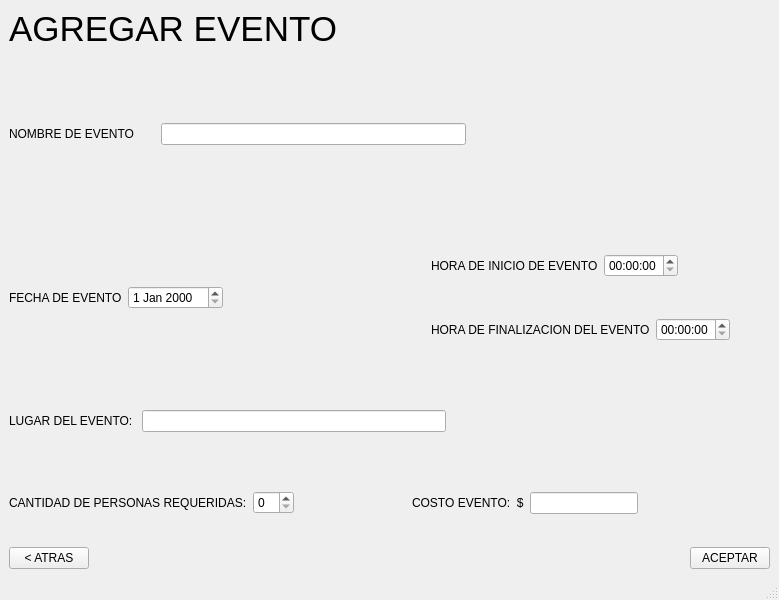
<?xml version="1.0" encoding="UTF-8"?>
<ui version="4.0">
 <class>MainWindow</class>
 <widget class="QMainWindow" name="MainWindow">
  <property name="geometry">
   <rect>
    <x>0</x>
    <y>0</y>
    <width>779</width>
    <height>600</height>
   </rect>
  </property>
  <property name="windowTitle">
   <string>MainWindow</string>
  </property>
  <widget class="QWidget" name="centralwidget">
   <layout class="QHBoxLayout" name="horizontalLayout_2">
    <item>
     <layout class="QVBoxLayout" name="verticalLayout_4">
      <item>
       <layout class="QVBoxLayout" name="verticalLayout">
        <item>
         <layout class="QHBoxLayout" name="horizontalLayout_7">
          <item>
           <widget class="QLabel" name="label">
            <property name="font">
             <font>
              <pointsize>26</pointsize>
             </font>
            </property>
            <property name="text">
             <string>AGREGAR EVENTO</string>
            </property>
           </widget>
          </item>
         </layout>
        </item>
       </layout>
      </item>
      <item>
       <layout class="QVBoxLayout" name="verticalLayout_2">
        <item>
         <layout class="QHBoxLayout" name="horizontalLayout_6">
          <item>
           <widget class="QLabel" name="label_2">
            <property name="text">
             <string>NOMBRE DE EVENTO</string>
            </property>
           </widget>
          </item>
          <item>
           <spacer name="verticalSpacer">
            <property name="orientation">
             <enum>Qt::Vertical</enum>
            </property>
            <property name="sizeHint" stdset="0">
             <size>
              <width>20</width>
              <height>40</height>
             </size>
            </property>
           </spacer>
          </item>
          <item>
           <widget class="QLineEdit" name="lineEdit"/>
          </item>
          <item>
           <spacer name="horizontalSpacer">
            <property name="orientation">
             <enum>Qt::Horizontal</enum>
            </property>
            <property name="sizeHint" stdset="0">
             <size>
              <width>40</width>
              <height>20</height>
             </size>
            </property>
           </spacer>
          </item>
         </layout>
        </item>
        <item>
         <layout class="QHBoxLayout" name="horizontalLayout_4">
          <item>
           <layout class="QHBoxLayout" name="horizontalLayout_8">
            <item>
             <widget class="QLabel" name="label_3">
              <property name="text">
               <string>FECHA DE EVENTO</string>
              </property>
             </widget>
            </item>
            <item>
             <widget class="QDateEdit" name="dateEdit"/>
            </item>
           </layout>
          </item>
          <item>
           <spacer name="verticalSpacer_2">
            <property name="orientation">
             <enum>Qt::Vertical</enum>
            </property>
            <property name="sizeHint" stdset="0">
             <size>
              <width>20</width>
              <height>40</height>
             </size>
            </property>
           </spacer>
          </item>
          <item>
           <spacer name="horizontalSpacer_5">
            <property name="orientation">
             <enum>Qt::Horizontal</enum>
            </property>
            <property name="sizeHint" stdset="0">
             <size>
              <width>40</width>
              <height>20</height>
             </size>
            </property>
           </spacer>
          </item>
          <item>
           <layout class="QHBoxLayout" name="horizontalLayout">
            <item>
             <layout class="QVBoxLayout" name="verticalLayout_5">
              <item>
               <layout class="QHBoxLayout" name="horizontalLayout_10">
                <item>
                 <widget class="QLabel" name="label_4">
                  <property name="text">
                   <string>HORA DE INICIO DE EVENTO</string>
                  </property>
                 </widget>
                </item>
                <item>
                 <widget class="QTimeEdit" name="timeEdit"/>
                </item>
                <item>
                 <spacer name="horizontalSpacer_4">
                  <property name="orientation">
                   <enum>Qt::Horizontal</enum>
                  </property>
                  <property name="sizeHint" stdset="0">
                   <size>
                    <width>40</width>
                    <height>20</height>
                   </size>
                  </property>
                 </spacer>
                </item>
                <item>
                 <spacer name="horizontalSpacer_2">
                  <property name="orientation">
                   <enum>Qt::Horizontal</enum>
                  </property>
                  <property name="sizeHint" stdset="0">
                   <size>
                    <width>40</width>
                    <height>20</height>
                   </size>
                  </property>
                 </spacer>
                </item>
               </layout>
              </item>
              <item>
               <layout class="QHBoxLayout" name="horizontalLayout_9">
                <item>
                 <widget class="QLabel" name="label_5">
                  <property name="text">
                   <string>HORA DE FINALIZACION DEL EVENTO</string>
                  </property>
                 </widget>
                </item>
                <item>
                 <widget class="QTimeEdit" name="timeEdit_2"/>
                </item>
                <item>
                 <spacer name="horizontalSpacer_3">
                  <property name="orientation">
                   <enum>Qt::Horizontal</enum>
                  </property>
                  <property name="sizeHint" stdset="0">
                   <size>
                    <width>40</width>
                    <height>20</height>
                   </size>
                  </property>
                 </spacer>
                </item>
               </layout>
              </item>
             </layout>
            </item>
           </layout>
          </item>
         </layout>
        </item>
        <item>
         <layout class="QHBoxLayout" name="horizontalLayout_5">
          <item>
           <layout class="QVBoxLayout" name="verticalLayout_6">
            <item>
             <layout class="QHBoxLayout" name="horizontalLayout_11">
              <item>
               <widget class="QLabel" name="label_6">
                <property name="text">
                 <string>LUGAR DEL EVENTO: </string>
                </property>
               </widget>
              </item>
              <item>
               <widget class="QLineEdit" name="lineEdit_2"/>
              </item>
              <item>
               <spacer name="horizontalSpacer_8">
                <property name="orientation">
                 <enum>Qt::Horizontal</enum>
                </property>
                <property name="sizeHint" stdset="0">
                 <size>
                  <width>40</width>
                  <height>20</height>
                 </size>
                </property>
               </spacer>
              </item>
              <item>
               <spacer name="verticalSpacer_3">
                <property name="orientation">
                 <enum>Qt::Vertical</enum>
                </property>
                <property name="sizeHint" stdset="0">
                 <size>
                  <width>20</width>
                  <height>40</height>
                 </size>
                </property>
               </spacer>
              </item>
             </layout>
            </item>
            <item>
             <layout class="QHBoxLayout" name="horizontalLayout_12">
              <item>
               <widget class="QLabel" name="label_7">
                <property name="text">
                 <string>CANTIDAD DE PERSONAS REQUERIDAS:</string>
                </property>
               </widget>
              </item>
              <item>
               <widget class="QSpinBox" name="spinBox"/>
              </item>
              <item>
               <spacer name="verticalSpacer_4">
                <property name="orientation">
                 <enum>Qt::Vertical</enum>
                </property>
                <property name="sizeHint" stdset="0">
                 <size>
                  <width>20</width>
                  <height>40</height>
                 </size>
                </property>
               </spacer>
              </item>
              <item>
               <spacer name="horizontalSpacer_7">
                <property name="orientation">
                 <enum>Qt::Horizontal</enum>
                </property>
                <property name="sizeHint" stdset="0">
                 <size>
                  <width>40</width>
                  <height>20</height>
                 </size>
                </property>
               </spacer>
              </item>
              <item>
               <layout class="QHBoxLayout" name="horizontalLayout_3">
                <item>
                 <widget class="QLabel" name="label_8">
                  <property name="text">
                   <string>COSTO EVENTO:  $</string>
                  </property>
                 </widget>
                </item>
                <item>
                 <widget class="QLineEdit" name="lineEdit_3"/>
                </item>
                <item>
                 <spacer name="horizontalSpacer_10">
                  <property name="orientation">
                   <enum>Qt::Horizontal</enum>
                  </property>
                  <property name="sizeHint" stdset="0">
                   <size>
                    <width>40</width>
                    <height>20</height>
                   </size>
                  </property>
                 </spacer>
                </item>
               </layout>
              </item>
              <item>
               <spacer name="horizontalSpacer_6">
                <property name="orientation">
                 <enum>Qt::Horizontal</enum>
                </property>
                <property name="sizeHint" stdset="0">
                 <size>
                  <width>40</width>
                  <height>20</height>
                 </size>
                </property>
               </spacer>
              </item>
             </layout>
            </item>
           </layout>
          </item>
         </layout>
        </item>
        <item>
         <layout class="QHBoxLayout" name="horizontalLayout_13">
          <item>
           <widget class="QPushButton" name="pushButton_2">
            <property name="text">
             <string>&lt; ATRAS</string>
            </property>
           </widget>
          </item>
          <item>
           <spacer name="horizontalSpacer_9">
            <property name="orientation">
             <enum>Qt::Horizontal</enum>
            </property>
            <property name="sizeHint" stdset="0">
             <size>
              <width>40</width>
              <height>20</height>
             </size>
            </property>
           </spacer>
          </item>
          <item>
           <widget class="QPushButton" name="pushButton">
            <property name="text">
             <string>ACEPTAR</string>
            </property>
           </widget>
          </item>
         </layout>
        </item>
       </layout>
      </item>
     </layout>
    </item>
   </layout>
  </widget>
  <widget class="QStatusBar" name="statusbar"/>
 </widget>
 <resources/>
 <connections/>
</ui>
